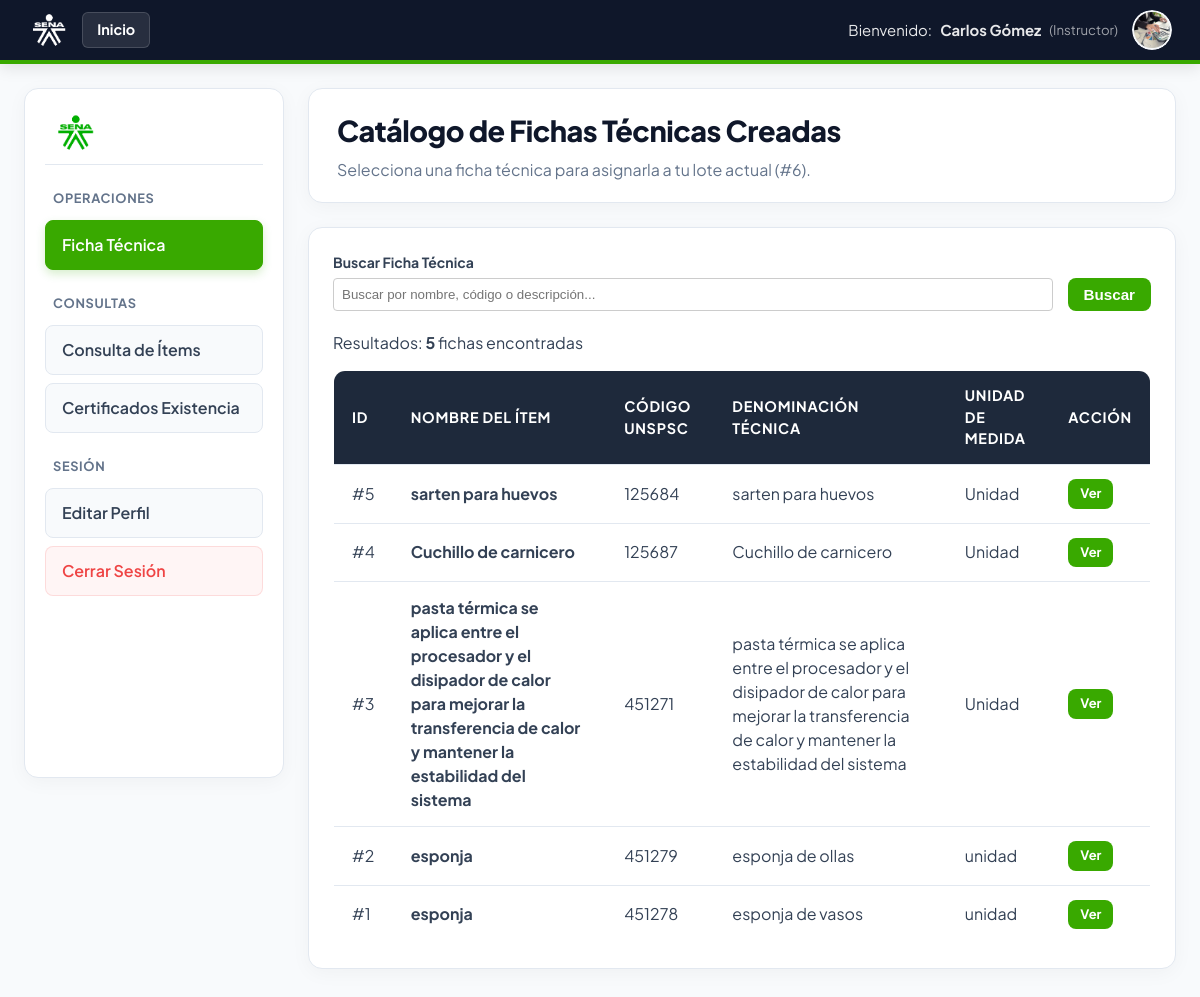
Page /instructor/fichas_tecnicas_creadas.php?lote=6 (signed in) on the committed database.
### tables this page shows
CREATE TABLE `ficha_tecnica` (
  `ID_FICHA_TECNICA` int(11) NOT NULL,
  `ID_MATRIZ_ITEM` int(11) DEFAULT NULL,
  `NOMBRE_ITEM` varchar(150) NOT NULL,
  `CODIGO_UNSPSC_FK` varchar(20) DEFAULT NULL,
  `DENOMINACION_TECNICA_BIEN` text NOT NULL,
  `UNIDAD_MEDIDA` varchar(50) NOT NULL,
  `CANTIDAD` int(255) NOT NULL,
  `DESCRIPCION_GENERAL` text DEFAULT NULL,
  `COMENTARIOS` text DEFAULT NULL,
  `IMAGEN` varchar(255) DEFAULT NULL,
  `FECHA_EMISION` timestamp NOT NULL DEFAULT current_timestamp()
);

### instructor/fichas_tecnicas_creadas.php (the view, shortened to what this page needs)
<?php
require_once '../conexion.php';
$usuarioId = intval($_SESSION['usuario_id']);
$idLote = isset($_GET['lote']) ? intval($_GET['lote']) : 0;
$photoPath = null;
foreach (['jpg','jpeg','png','webp'] as $ext) {
    $candidate = __DIR__ . '/../uploads/profiles/' . $usuarioId . '.' . $ext;
    if (file_exists($candidate)) {
        $photoPath = '../uploads/profiles/' . $usuarioId . '.' . $ext;
        break;
    }
}
$busqueda = isset($_GET['q']) ? trim($_GET['q']) : '';
$sql = "SELECT * FROM ficha_tecnica";
$params = [];
$sql .= " ORDER BY ID_FICHA_TECNICA DESC";
$stmt = $pdo->prepare($sql);
$stmt->execute($params);
$fichas = $stmt->fetchAll();
$total = count($fichas);
?>
<!DOCTYPE html>
<html lang="es">
<head>
    <link rel="stylesheet" href="../estilos.css">
</head>
<body>
<header class="dashboard-header">
    <div class="header-brand" style="display: flex; align-items: center; gap: 15px;">
        <img src="../imagenes/sena-logo.png" alt="SENA">
        <a href="index.php" class="btn-inicio-nav">Inicio</a>
    </div>
    <div class="header-user">
        <div class="header-user-text">
            Bienvenido: <strong><?= htmlspecialchars($_SESSION['usuario_nombre']) ?></strong>
            <span class="header-user-role">(<?= htmlspecialchars($_SESSION['rol_nombre']) ?>)</span>
        </div>
        <a href="instructor_profile.php" class="header-avatar-link" title="Editar perfil">
            <?php if ($photoPath): ?>
                <img src="<?= htmlspecialchars($photoPath) ?>" alt="Foto perfil" class="header-avatar">
            <?php else: ?>
                <div class="header-avatar"><?= strtoupper(substr($_SESSION['usuario_nombre'], 0, 1)) ?></div>
            <?php endif; ?>
        </a>
    </div>
</header>
<div class="dashboard-page">
    <aside class="dashboard-sidebar">
        <div class="sidebar-logo">
            <img src="../imagenes/sena-logo.png" alt="SENA">
        </div>
        <div class="sidebar-group">
            <h4>Operaciones</h4>
            <a href="crear_ficha_tecnica.php" class="sidebar-link sidebar-link--primary">Ficha Técnica</a>
        </div>
        <div class="sidebar-group">
            <h4>Consultas</h4>
            <a href="matriz_consulta.php" class="sidebar-link">Consulta de Ítems</a>
            <a href="certificado_existencia.php" class="sidebar-link">Certificados Existencia</a>
        </div>
        <div class="sidebar-group sidebar-group--session">
            <h4>Sesión</h4>
            <a href="instructor_profile.php" class="sidebar-link">Editar Perfil</a>
            <a href="../logout.php" class="sidebar-link sidebar-link--logout">Cerrar Sesión</a>
        </div>
    </aside>
    <main class="dashboard-main">
        <div class="dashboard-topbar">
            <div>
                <h2>Catálogo de Fichas Técnicas Creadas</h2>
                <p class="dashboard-subtitle">Selecciona una ficha técnica para asignarla a tu lote actual (#<?= $idLote ?>).</p>
            </div>
        </div>
        <div class="panel-card">
            <form method="GET" action="fichas_tecnicas_creadas.php" id="form-busqueda" style="margin-bottom: 20px;">
                <div class="search-bar" style="display: flex; gap: 15px; align-items: flex-end;">
                    <div class="field-group" style="flex: 1; display: flex; flex-direction: column;">
                        <label for="q" style="font-weight: bold; margin-bottom: 5px; font-size: 14px;">Buscar Ficha Técnica</label>
                        <input
                            type="text"
                            id="q"
                            name="q"
                            class="search-input"
                            placeholder="Buscar por nombre, código o descripción..."
                            value="<?= htmlspecialchars($busqueda) ?>"
                            style="padding: 8px; border: 1px solid #ccc; border-radius: 4px;"
                            autocomplete="off"
                        >
                    </div>
                    <button type="submit" class="btn btn-sena" style="padding: 8px 16px;">Buscar</button>
                </div>
            </form>
            <div class="results-meta" style="margin: 15px 0;">
                <span>Resultados: </span><strong><?= $total ?></strong> ficha<?= $total !== 1 ? 's' : '' ?> encontrada<?= $total !== 1 ? 's' : '' ?>
            </div>
            <table style="width: 100%; border-collapse: collapse; margin-top: 15px;">
                <thead>
                    <tr>
                        <th>ID</th>
                        <th>Nombre del Ítem</th>
                        <th>Código UNSPSC</th>
                        <th>Denominación Técnica</th>
                        <th>Unidad de Medida</th>
                        <th>Acción</th>
                    </tr>
                </thead>
                <tbody>
                    <?php if (empty($fichas)): ?>
                        <tr>
                            <td colspan="6" style="text-align: center; padding: 20px;">No hay fichas técnicas registradas.</td>
                        </tr>
                    <?php else: ?>
                        <?php foreach ($fichas as $f): ?>
                            <tr>
                                <td>#<?= htmlspecialchars($f['ID_FICHA_TECNICA']) ?></td>
                                <td><strong><?= htmlspecialchars($f['NOMBRE_ITEM']) ?></strong></td>
                                <td><?= htmlspecialchars($f['CODIGO_UNSPSC_FK']) ?></td>
                                <td><?= htmlspecialchars($f['DENOMINACION_TECNICA_BIEN']) ?></td>
                                <td><?= htmlspecialchars($f['UNIDAD_MEDIDA']) ?></td>
                                <td>
                                    <a href="ver_ficha_tecnica.php?id=<?= htmlspecialchars($f['ID_FICHA_TECNICA']) ?>&lote=<?= htmlspecialchars($idLote) ?>" class="btn btn-sena" style="padding: 5px 12px; font-size: 13px; text-decoration: none;">Ver</a>
                                </td>
                            </tr>
                        <?php endforeach; ?>
                    <?php endif; ?>
                </tbody>
            </table>
        </div>
    </main>
</div>
</body>
</html>

### rows in the picture
ficha_tecnica: ID_FICHA_TECNICA "5", NOMBRE_ITEM "sarten para huevos", CODIGO_UNSPSC_FK "125684", DENOMINACION_TECNICA_BIEN "sarten para huevos", UNIDAD_MEDIDA "Unidad"
ficha_tecnica: ID_FICHA_TECNICA "4", NOMBRE_ITEM "Cuchillo de carnicero", CODIGO_UNSPSC_FK "125687", DENOMINACION_TECNICA_BIEN "Cuchillo de carnicero", UNIDAD_MEDIDA "Unidad"
ficha_tecnica: ID_FICHA_TECNICA "3", NOMBRE_ITEM "pasta térmica se aplica entre el procesador y el disipador de calor para mejorar la transferencia de calor y mantener la estabilidad del sistema", CODIGO_UNSPSC_FK "451271", DENOMINACION_TECNICA_BIEN "pasta térmica se aplica entre el procesador y el disipador de calor para mejorar la transferencia de calor y mantener la estabilidad del sistema", UNIDAD_MEDIDA "Unidad"
ficha_tecnica: ID_FICHA_TECNICA "2", NOMBRE_ITEM "esponja", CODIGO_UNSPSC_FK "451279", DENOMINACION_TECNICA_BIEN "esponja de ollas", UNIDAD_MEDIDA "unidad"
ficha_tecnica: ID_FICHA_TECNICA "1", NOMBRE_ITEM "esponja", CODIGO_UNSPSC_FK "451278", DENOMINACION_TECNICA_BIEN "esponja de vasos", UNIDAD_MEDIDA "unidad"

### other values in the picture
$_SESSION['usuario_nombre'] "Carlos Gómez"
$_SESSION['rol_nombre'] "Instructor"
$idLote "6"
$total "5"
